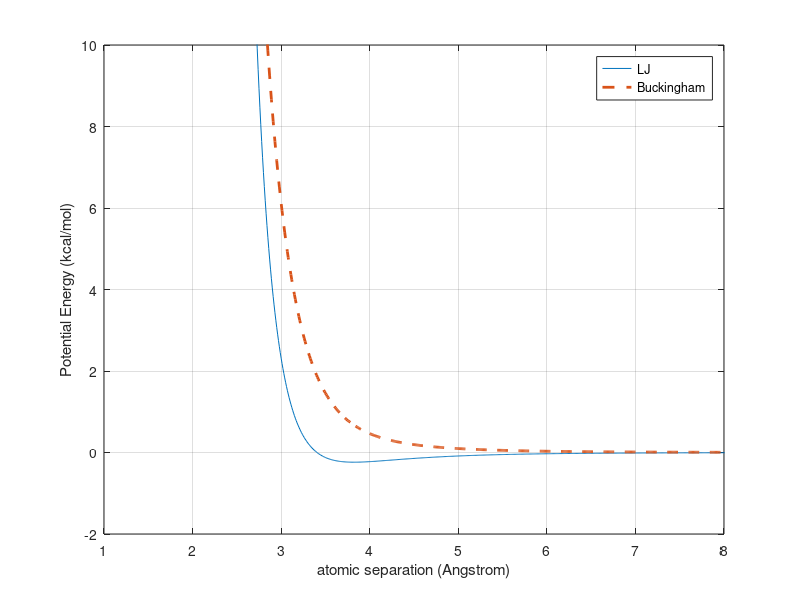

MATLAB code to generate this figure: (Note: this script raises an error after producing the figure.)
clear all;
clc;

ep=0.2379;
%ep=0.010316;
s=3.405;

x=0:0.01:10;
v=4.*ep.*((s./x).^12-(s./x).^6);

b=(1.69e-8.*exp(-x./0.273)+102e-12./x.^6)*6.241509*10^11*23.06055;

figure(1);
plot(x,v,x,b,'--','LineWidth',2);xlim([1 8]); ylim([-2 10]); grid on; xlabel('atomic separation (Angstrom)'); ylabel('Potential Energy (kcal/mol)');legend('LJ','Buckingham');
print('-dpsc','fit.eps');

out=zeros(length(x),2)
out(:,1)=x
out(:,2)=v
dlmwrite('ljfit.dat',out,'-append','delimiter',' ');

buck = @(a,x) (a(1)*exp(-a(2).*x)-a(3)./x.^6);
%buck = @(a,x) (a(1)*exp(-a(2).*x));

a0=[0;-1;-1];
%a0=[1;1];
a1 = nlinfit(x,v,buck,a0);

